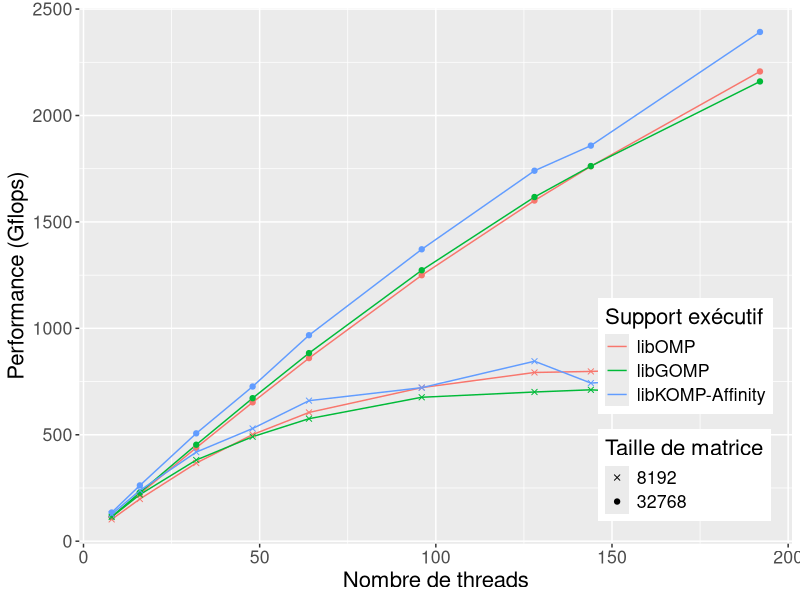
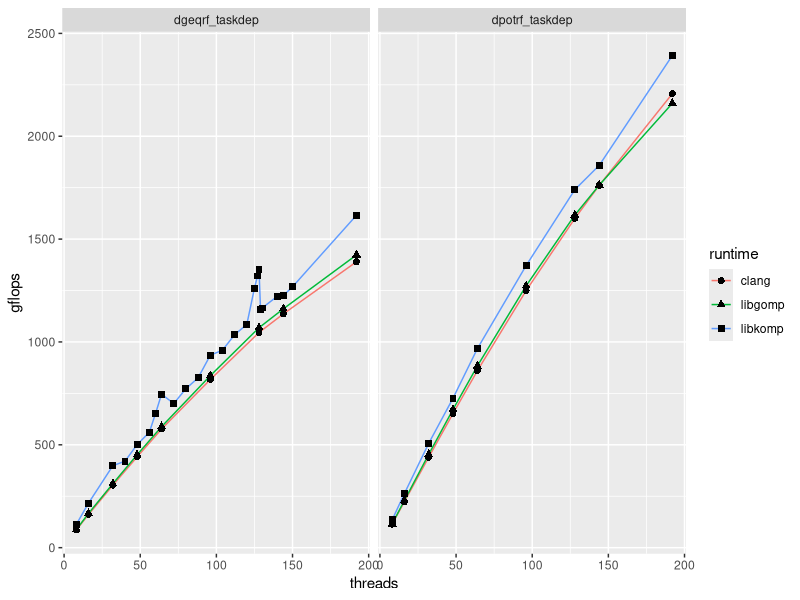

Write R code to recreate these figures, in order.
library(ggplot2)
library(plyr)
library(lattice)
library(reshape)

wholeframe = read.table("./all_data.dat", header=TRUE)

pd = position_dodge(width=.1)
#melted = melt(framsum, id.vars=c("GFlops", "Progname", "WSselect", "WSpush", "Runtime", "Threads", "Std", "Nxp"))
#print(framsum)




pdf(paste("graph_all_cholesky_idchire.pdf", sep = ''), width = 10, height=6)


frame_all_cholesky = subset(wholeframe, (size == 8192 | size == 32768) & program == "dpotrf_taskdep")
myplot = ggplot(frame_all_cholesky, aes(x=threads, y = gflops))
myplot = myplot + geom_line(aes(color=runtime, group=interaction(size, runtime)))
myplot = myplot + geom_point(aes(shape=factor(size), color=runtime, group=interaction(size, runtime)))
myplot = myplot + guides(colour = guide_legend(override.aes = list(shape = NA)))
#myplot = myplot + guides(colour = guide_legend(title="Taille"))
#myplot = myplot + geom_errorbar(position=position_dodge(0.9), aes(color=runtime, ymin=gflops-(2*std/iterations), ymax=gflops+(2*std/iterations), width=.1))
#myplot = myplot + facet_wrap(~program, ncol=1)
myplot = myplot + ylab("Performance (Gflops)")
myplot = myplot + xlab("Nombre de threads")
#myplot = myplot + ggtitle("Performances de Cholesky sur 64 threads, N=8192")
myplot = myplot + theme(legend.position=c(.85, .25), text = element_text(size=16))
myplot = myplot + scale_colour_discrete(name="Support exécutif", labels=c("libOMP", "libGOMP", "libKOMP-Affinity"))
myplot = myplot + scale_shape_manual(name="Taille de matrice", values=c(4, 19))
print(myplot)
dev.off()


frame_comp_threads=subset(wholeframe, size == 32768)

pdf(paste("graph_qr_cholesky_vs_threads.pdf", sep = ''), width = 10, height=6)

myplot = ggplot(frame_comp_threads, aes(x=threads, y = gflops))
myplot = myplot + geom_line(aes(color=runtime))
#myplot = myplot + geom_errorbar(position=position_dodge(0.9), aes(color=interaction(WSselect, WSpush, Taskprio), ymin=GFlops-(2*Std/Nxp), ymax=GFlops+(2*Std/Nxp), width=.1))
myplot = myplot + facet_grid(~program, scales="free_y")
myplot = myplot + geom_point(size=2,aes(shape=runtime))

print(myplot)
dev.off()
